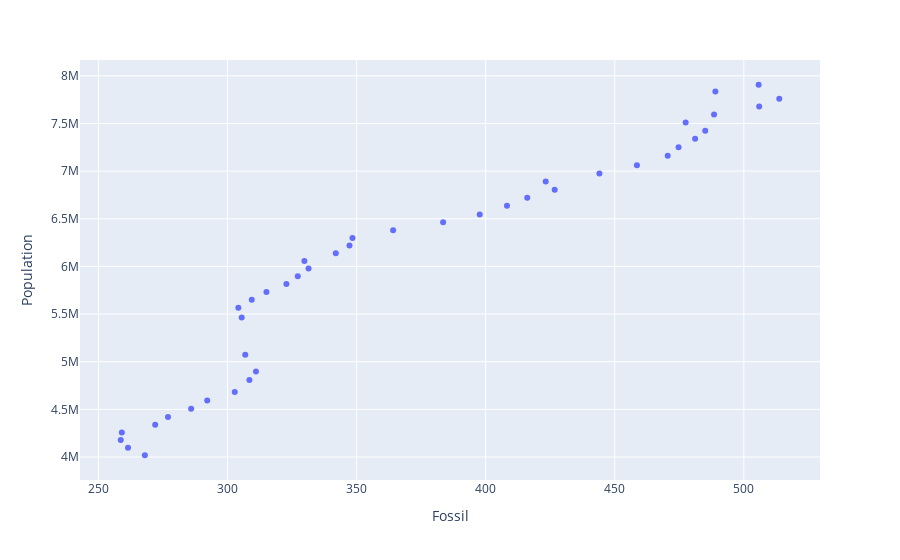

This figure's notebook cell:
### Markdown cell above
#### Almost linear. The highest the GDP the most Fossil energy production is required.

### Code cell
fig=px.scatter(df_source2,x='Fossil', y='Population',labels=dict(x='Country'))
fig.show()

### Figure 1 — Plotly figure (JSON) as saved in the notebook; plotly's stock layout.template omitted (floating-point values rounded to 4 significant figures)
{"data": [{"hovertemplate": "Fossil=%{x}<br>Population=%{y}<extra></extra>", "legendgroup": "", "marker": {"color": "#636efa", "symbol": "circle"}, "mode": "markers", "name": "", "orientation": "v", "showlegend": false, "type": "scatter", "x": [268.0, 261.5, 258.7, 259.1, 272.0, 277.0, 285.9, 292.1, 302.8, 308.5, 311.0, 306.9, 305.5, 304.2, 309.4, 315.1, 322.8, 327.2, 331.4, 329.8, 342.0, 347.3, 348.4, 364.2, 383.5, 397.7, 408.3, 416.1, 426.7, 423.3, 444.1, 458.6, 470.5, 474.7, 481.1, 485.1, 477.5, 488.5, 506.0, 513.7, 489.0, 505.7], "xaxis": "x", "y": [4019000.0, 4097000.0, 4178000.0, 4258000.0, 4338000.0, 4421000.0, 4506000.0, 4594000.0, 4682000.0, 4809000.0, 4897000.0, 5074000.0, 5465000.0, 5565000.0, 5650000.0, 5732000.0, 5814000.0, 5898000.0, 5977000.0, 6057000.0, 6138000.0, 6219000.0, 6299000.0, 6381000.0, 6462000.0, 6545000.0, 6636000.0, 6720000.0, 6805000.0, 6890000.0, 6976000.0, 7063000.0, 7161000.0, 7251000.0, 7340000.0, 7424000.0, 7510000.0, 7595000.0, 7678000.0, 7759000.0, 7835000.0, 7906000.0], "yaxis": "y"}], "layout": {"legend": {"tracegroupgap": 0}, "margin": {"t": 60}, "xaxis": {"anchor": "y", "domain": [0, 1], "title": {"text": "Fossil"}}, "yaxis": {"anchor": "x", "domain": [0, 1], "title": {"text": "Population"}}}}
